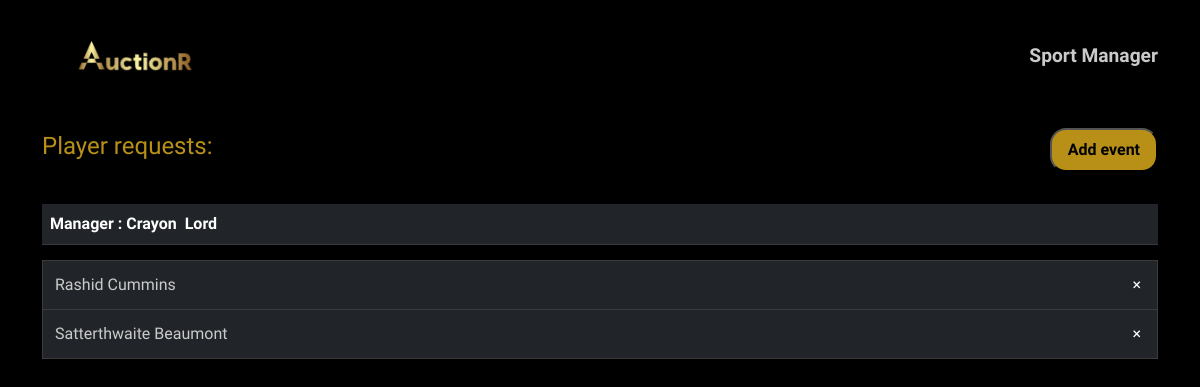
Page /moderators.php?uname=chemams on the committed database.
### tables this page shows
create table Person (Username varchar(20) primary key,  
                    FirstName varchar(15) not null,  
                    LastName varchar(15)  not null, 
                    foreign key(Username) references Login(Username));

create table PlayerData (PlayerID varchar(5)primary key,  
                         Username varchar(20) unique not null,  
                         SportsID varchar(5) not null,  
                         FranchiseID varchar(10),  
                         PGender varchar(6) not null,  
                         PNationality varchar(20) not null,  
                         Price bigint not null,  
                         DOB date not null,
                         verified varchar(3),  
                         foreign key(Username) references Person(Username));

### src/moderators.php (the view, shortened to what this page needs)
<!DOCTYPE html>
<html lang="en">
  <head>
    <link
      rel="stylesheet"
      href="https://cdnjs.cloudflare.com/ajax/libs/twitter-bootstrap/5.0.1/css/bootstrap.min.css"
    />
    <link
      rel="stylesheet"
      href="https://cdnjs.cloudflare.com/ajax/libs/font-awesome/5.15.3/css/all.min.css"
    />
    <link rel="stylesheet" href="./css/auctionr.css" />
    <link rel="stylesheet" href="./css/moderators.css" />
  </head>
  <body>
    <?php
    $mysqli = new mysqli('localhost', 'root', '','auctionr');
    $mod = $_GET['uname'];
  ?>
    <div class="container">
      <div class="dash-nav">
        <a href="index.html"
          ><img
            src="../public/Logo2.png"
            height="80px"
            width="auto"
            alt="AuctionR"
        /></a>
        <div class="dash-info">Sport Manager</div>
      </div>
      <div class="mod">
        <div class="table-top">
          <h2 class="player-req">Player requests:</h2>
          <a href="events.php"><button class="add-event">Add event</button></a>
        </div>
        <table class="table table-dark table-hover">
          <thead>
          <?php
   $sql = "SELECT FirstName,LastName from Person P where Username='".$mod."'";
   if ($result = $mysqli -> query($sql)) {
    while ($rows=mysqli_fetch_assoc($result)) {
  ?>
            <th >Manager : <?php echo $rows['FirstName'];echo str_repeat('&nbsp;', 2);echo $rows['LastName'];?></th>
          </thead>
          <?php
    }
        }
  ?>
  </table>
  <ul>
        <?php
   $sql = "SELECT P.FirstName,P.LastName,D.PlayerID from Person P inner join PlayerData D where D.verified='no'and P.Username = D.Username";
   if ($result = $mysqli -> query($sql)) {
    while ($rows=mysqli_fetch_assoc($result)) {
  ?>
          <li>
          <?php echo "<a href='modconfirm.php?pid=".$rows['PlayerID']."'>".$rows['FirstName']." ".$rows['LastName']."</a>";?>
          <span class="close">&times;</span>
        </li>
          <?php
    }
        }
  ?>
  </ul>
  </div>
  </body>
</html>

### src/css/auctionr.css (style rules this page uses)
:root { --c1: #000000; --c2: #e6b41ecc; --c3: #cacaca; --c4: #eae3b5; --f1: "Catamaran", sans-serif; --f2: "Montserrat Alternates", sans-serif; --f3: "Martel Sans", sans-serif; }
body, html { margin: 0; padding: 0.5rem 0 0.5rem 0; box-sizing: border-box; }
body { background: var(--c1); font-family: var(--f3); color: var(--c4); }
a { color: var(--c4); text-decoration: none; }
a { text-shadow: 0px 0px 3px rgba(117, 117, 117, 0.12); color: var(--c3); text-decoration: none; }

### src/css/moderators.css (style rules this page uses)
ul { list-style-type: none; padding: 0; margin: 0; }
.dash-nav { display: flex; align-items: center; justify-content: space-between; margin-bottom: 1rem; }
.player-req { color: var(--c2); }
.table-top { display: flex; flex-direction: row; align-items: center; justify-content: space-between; margin: 2rem 0; }
.add-event { background-color: var(--c2); color: var(--c1); font-weight: 800; border-radius: 1rem; padding: .5rem 1rem; }
.dash-info { color: var(--c3); font-weight: 800; font-size: 1.2rem; }
ul li { border: 1px solid rgb(61, 58, 58); margin-top: -1px; background-color: #212529; padding: 12px; text-decoration: none; font-size: 1em; color: white; font-style: var(--f3); display: block; position: relative; }
h2 { font-size:1.5rem; }
.close { cursor: pointer; position: absolute; top: 0%; right: 0%; padding: 12px 16px; }

### rows in the picture
person: FirstName "Crayon", LastName "Lord"
playerdata: Username.FirstName "Rashid", Username.LastName "Cummins"
playerdata: Username.FirstName "Satterthwaite", Username.LastName "Beaumont"
